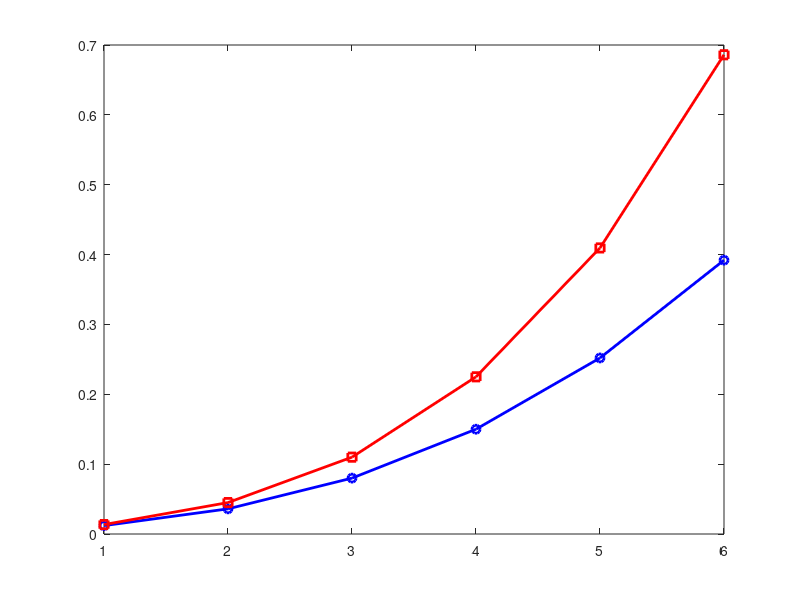

MATLAB code for this plot:
clear
K = 500000;
for N = 1:6
   Nptri = (N+1)*(N+2)/2;
   storageLIFT(N) = Nptri^2 + Nptri*(N+1)*3;
   storageU(N) = 4*Nptri*(N+1); % 4 fields and N+1 triangles   
%    storageU(N) = 4*(N+1)^3; % 4 fields and TP
end
plot(storageU*K/1e9,'bo-','linewidth',2); hold on; plot(storageLIFT*K/1e9,'rs-','linewidth',2)
% plot(storageU./storageLIFT,'bo-','linewidth',2);